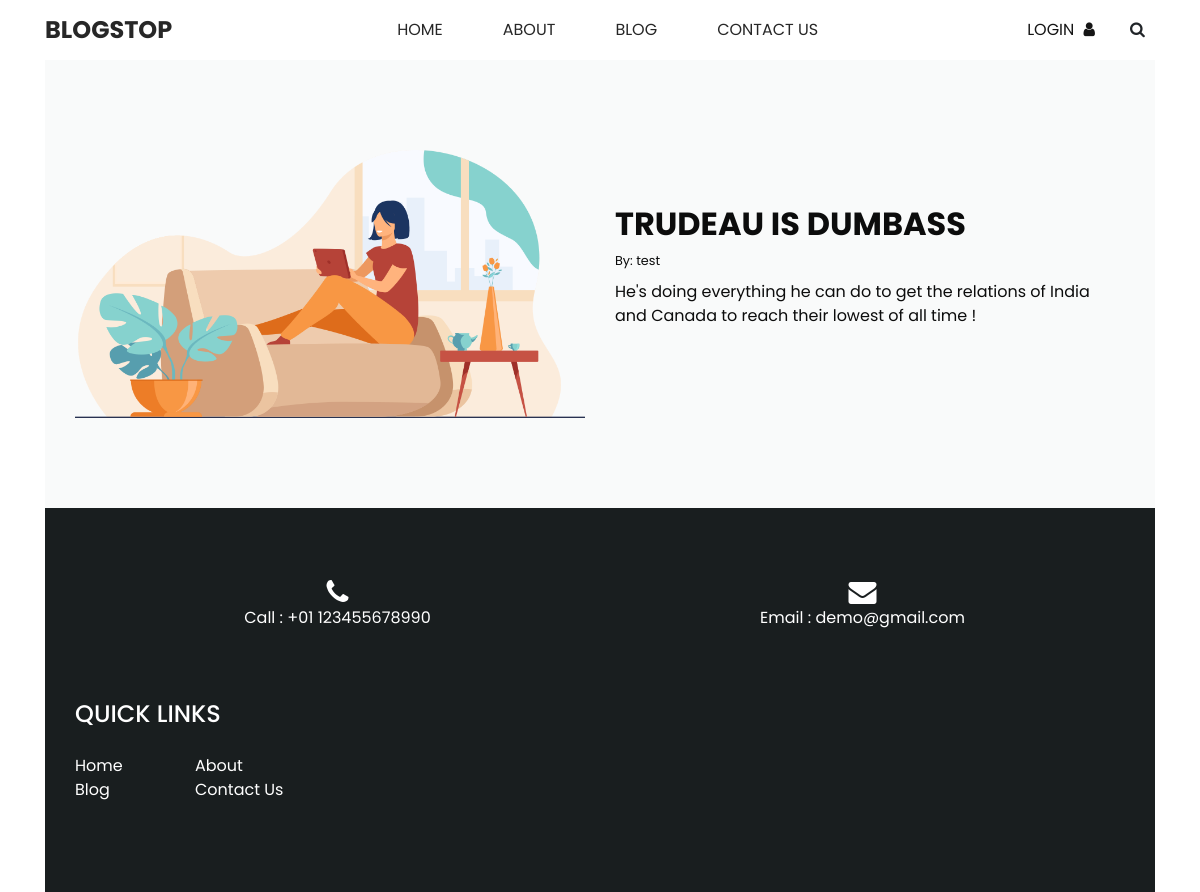
The app's page /article/1 with its own data.
### blog/models.py (models this page shows, shortened)
class Post(models.Model):
    title = models.CharField(max_length=100)
    author = models.ForeignKey(User, on_delete=models.CASCADE)
    body = models.TextField()

### blog/views.py (the view)
# urls.py: path('article/<int:pk>', Detailedview.as_view(), name='article'),
class Detailedview(DetailView):
    model=Post
    template_name = 'blog/blogdetail.html'

### templates/blog/blogdetail.html (shortened to what this page needs)
<!DOCTYPE html>
<html>
<head>
  {% load static %}
  <link rel="stylesheet" type="text/css" href="{% static 'css/bootstrap.css' %}" />
  <link href="{% static 'css/font-awesome.min.css' %}" rel="stylesheet" />
  <link href="{% static 'css/style.css' %}" rel="stylesheet" />
  <link href="{% static 'css/responsive.css' %}" rel="stylesheet" />
</head>
<body class="sub_page">
  <div class="hero_area">
    <header class="header_section long_section px-0">
      <nav class="navbar navbar-expand-lg custom_nav-container ">
        <a class="navbar-brand" href="index">
          <span>
            BlogStop
          </span>
        </a>
        <div class="collapse navbar-collapse" id="navbarSupportedContent">
          <div class="d-flex mx-auto flex-column flex-lg-row align-items-center">
            <ul class="navbar-nav  ">
              <li class="nav-item ">
                <a class="nav-link" href="home">Home <span class="sr-only">(current)</span></a>
              </li>
              <li class="nav-item active">
                <a class="nav-link" href="about"> About</a>
              </li>
              <li class="nav-item">
                <a class="nav-link" href="blog">Blog</a>
              </li>
              <li class="nav-item">
                <a class="nav-link" href="contact">Contact Us</a>
              </li>
            </ul>
          </div>
          {% if user.is_authenticated %}
          <h3>Hello {{fname}}!</h3>
          <button type="submit"><a href="/signout">SignOut</a></button>
          {% else %}
          <div class="quote_btn-container">
            <a href="signin">
              <span>
                Login
              </span>
              <i class="fa fa-user" aria-hidden="true"></i>
            </a>
            <form class="form-inline">
              <button class="btn  my-2 my-sm-0 nav_search-btn" type="submit">
                <i class="fa fa-search" aria-hidden="true"></i>
              </button>
            </form>
          </div>
          {% endif %}
        </div>
      </nav>
    </header>
  </div>
  <section class="about_section layout_padding long_section">
    <div class="container">
      <div class="row">
        <div class="col-md-6">
          <div class="img-box">
            <img src="{% static 'images/about-img.png' %}" alt="">
          </div>
        </div>
        <div class="col-md-6">
          <div class="detail-box">
            <div class="heading_container">
              <h2>
                {{ post.title }}
              </h2>
              <small>By: {{ post.author.first_name }} {{ post.author.last_name }}</small>
            </div>
            <p>
              {{ post.body }}
            </p>
          </div>
        </div>
      </div>
    </div>
  </section>
  <section class="info_section long_section">
    <div class="container">
      <div class="contact_nav">
        <a href="">
          <i class="fa fa-phone" aria-hidden="true"></i>
          <span>
            Call : +01 123455678990
          </span>
        </a>
        <a href="">
          <i class="fa fa-envelope" aria-hidden="true"></i>
          <span>
            Email : demo@gmail.com
          </span>
        </a>
      </div>
      <div class="info_top ">
        <div class="row ">
          <div class="col-sm-6 col-md-4 col-lg-3">
            <div class="info_links">
              <h4>
                QUICK LINKS
              </h4>
              <div class="info_links_menu">
                <a class="" href="index">Home <span class="sr-only">(current)</span></a>
                <a class="" href="about"> About</a>
                <a class="" href="blog.html">Blog</a>
                <a class="" href="contact">Contact Us</a>
              </div>
            </div>
          </div>
          </div>
        </div>
      </div>
  </section>
</body>
</html>

### authentication/static/css/style.css (style rules this page uses)
body { font-family: "Poppins", sans-serif; color: #0c0c0c; background-color: #ffffff; overflow-x: hidden; }
.layout_padding { padding: 90px 0; }
.long_section { margin-left: 45px; margin-right: 45px; padding-left: 15px; padding-right: 15px; }
.heading_container { display: -webkit-box; display: -ms-flexbox; display: flex; -webkit-box-orient: vertical; -webkit-box-direction: normal; -ms-flex-direction: column; flex-direction: column; -webkit-box-align: start; -ms-flex-align: start; align-items: flex-start; }
.heading_container h2 { position: relative; font-weight: bold; text-transform: uppercase; }
.hero_area { min-height: 100vh; position: relative; display: -webkit-box; display: -ms-flexbox; display: flex; -webkit-box-orient: vertical; -webkit-box-direction: normal; -ms-flex-direction: column; flex-direction: column; }
.sub_page .hero_area { min-height: auto; }
.header_section { background-color: #ffffff; }
.custom_nav-container .navbar-nav .nav-item .nav-link { padding: 3px 15px; margin: 10px 15px; color: #272727; text-align: center; text-transform: uppercase; }
a, a:hover, a:focus { text-decoration: none; }
.btn, .btn:focus { outline: none !important; -webkit-box-shadow: none; box-shadow: none; }
.custom_nav-container .nav_search-btn { width: 35px; height: 35px; padding: 0; border: none; }
.navbar-brand span { font-size: 24px; font-weight: 700; color: #272727; text-transform: uppercase; }
.custom_nav-container { z-index: 99999; padding: 5px 0; }
.quote_btn-container { display: -webkit-box; display: -ms-flexbox; display: flex; -webkit-box-align: center; -ms-flex-align: center; align-items: center; }
.quote_btn-container a { color: #151515; margin-right: 25px; text-transform: uppercase; }
.quote_btn-container a span { margin-right: 5px; }
.about_section { background-color: #f9fafa; }
.about_section .row { -webkit-box-align: center; -ms-flex-align: center; align-items: center; }
.about_section .img-box img { width: 100%; }
.about_section .detail-box p { margin-top: 10px; margin-bottom: 35px; }
.info_section { background-color: #191e1f; color: #ffffff; padding-top: 45px; padding-bottom: 45px; }
.info_section .contact_nav { display: -webkit-box; display: -ms-flexbox; display: flex; -webkit-box-pack: center; -ms-flex-pack: center; justify-content: center; padding: 25px 0; text-align: center; }
.info_section .contact_nav a { -webkit-box-flex: 1; -ms-flex: 1; flex: 1; margin: 0; display: -webkit-box; display: -ms-flexbox; display: flex; -webkit-box-orient: vertical; -webkit-box-direction: normal; -ms-flex-direction: column; flex-direction: column; -webkit-box-align: center; -ms-flex-align: center; align-items: center; color: #ffffff; }
.info_section .contact_nav a i { font-size: 28px; }
.info_section .info_top { padding: 45px 0; }
.info_section h4 { text-transform: uppercase; position: relative; margin-bottom: 25px; }
.info_section .info_links .info_links_menu { display: -webkit-box; display: -ms-flexbox; display: flex; -ms-flex-wrap: wrap; flex-wrap: wrap; }
.info_section .info_links .info_links_menu a { color: #ffffff; -ms-flex-preferred-size: 50%; flex-basis: 50%; }

### authentication/static/css/responsive.css (style rules this page uses)
@media (min-width: 1200px) { .container { max-width: 1170px; } }

### records on screen
Post: title "TRUDEAU IS DUMBASS", author.first_name "test", body "He's doing everything he can do to get the relations of India and Canada to reach their lowest of all time !"
